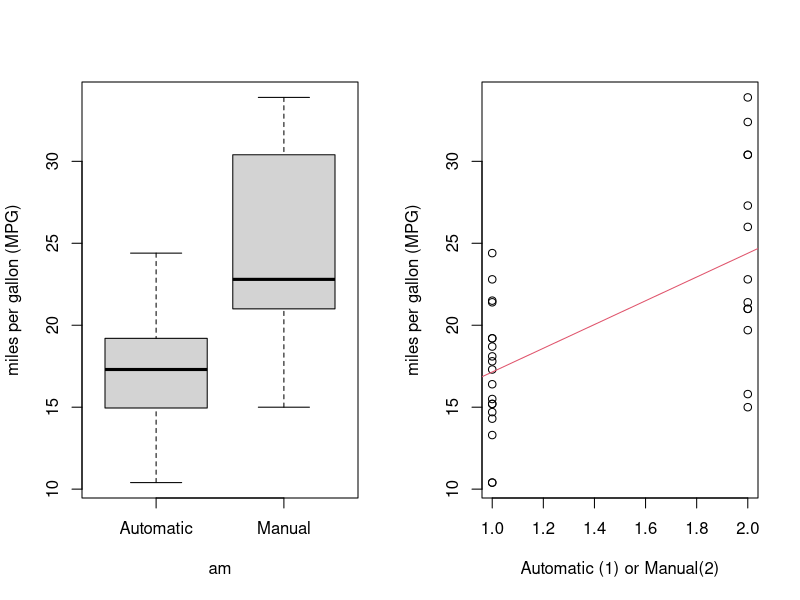

Write R code to recreate this figure.
## ---- chunk 1
knitr::opts_chunk$set(echo = FALSE)
## ---- chunk 2
library(datasets)
mpgData <- with(mtcars, data.frame(mpg, am))
mpgData$am <- factor(mpgData$am, labels = c("Automatic", "Manual"))
#summary(mpgData)
## ---- chunk 3
summary(mpgData[mpgData$am == "Automatic",])
summary(mpgData[mpgData$am == "Manual",])
## ---- chunk 4
fit <- lm(mpg ~ as.integer(am), data=mpgData)
summary(fit)
## ---- chunk 5
par(mfrow=c(1,2))
with(mpgData,{
     boxplot(mpg ~ am, 
             ylab = "miles per gallon (MPG)")
     plot(mpg ~ as.integer(am),
             xlab = "Automatic (1) or Manual(2)",
             ylab = "miles per gallon (MPG)")
     abline(fit, col=2)
     })
